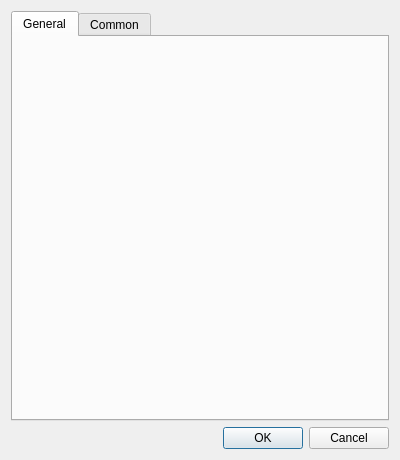
<?xml version="1.0" encoding="UTF-8"?>
<ui version="4.0">
 <class>PreferencesDialog</class>
 <widget class="QDialog" name="PreferencesDialog">
  <property name="geometry">
   <rect>
    <x>0</x>
    <y>0</y>
    <width>400</width>
    <height>460</height>
   </rect>
  </property>
  <property name="windowTitle">
   <string>Preferences dialog</string>
  </property>
  <layout class="QGridLayout" name="gridLayout">
   <item row="0" column="0">
    <widget class="QTabWidget" name="tabWidget">
     <property name="currentIndex">
      <number>0</number>
     </property>
     <widget class="QWidget" name="getneralTab">
      <attribute name="title">
       <string>General</string>
      </attribute>
     </widget>
     <widget class="preferences_editor::CommonWidget" name="commonTab">
      <attribute name="title">
       <string>Common</string>
      </attribute>
     </widget>
    </widget>
   </item>
   <item row="1" column="0">
    <widget class="QDialogButtonBox" name="buttonBox">
     <property name="orientation">
      <enum>Qt::Horizontal</enum>
     </property>
     <property name="standardButtons">
      <set>QDialogButtonBox::Cancel|QDialogButtonBox::Ok</set>
     </property>
    </widget>
   </item>
  </layout>
 </widget>
 <customwidgets>
  <customwidget>
   <class>preferences_editor::CommonWidget</class>
   <extends>QWidget</extends>
   <header>commonwidget.h</header>
   <container>1</container>
  </customwidget>
 </customwidgets>
 <resources/>
 <connections>
  <connection>
   <sender>buttonBox</sender>
   <signal>accepted()</signal>
   <receiver>PreferencesDialog</receiver>
   <slot>accept()</slot>
   <hints>
    <hint type="sourcelabel">
     <x>248</x>
     <y>254</y>
    </hint>
    <hint type="destinationlabel">
     <x>157</x>
     <y>274</y>
    </hint>
   </hints>
  </connection>
  <connection>
   <sender>buttonBox</sender>
   <signal>rejected()</signal>
   <receiver>PreferencesDialog</receiver>
   <slot>reject()</slot>
   <hints>
    <hint type="sourcelabel">
     <x>316</x>
     <y>260</y>
    </hint>
    <hint type="destinationlabel">
     <x>286</x>
     <y>274</y>
    </hint>
   </hints>
  </connection>
 </connections>
</ui>
